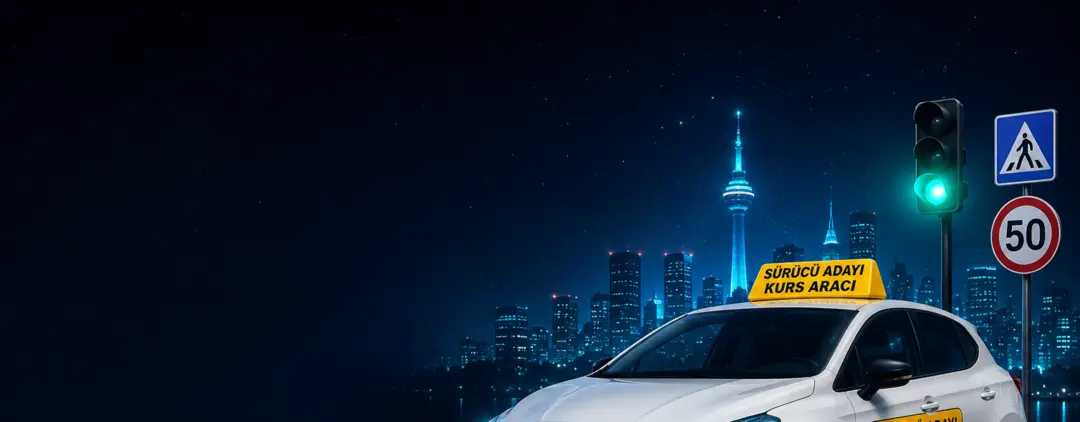
#> input picture apps/mobile/assets/img/auth_hero.webp, 1080 x 422 px
$ python -i validate_play_assets.py   (imports and definitions only)
#> lines starting #> are read from the running program, lines starting #| are printed output that depends on the picture
#!/usr/bin/env python3
"""Google Play mağaza varlıklarını bağımsız olarak doğrula.

Bu betik, varlıkları ÜRETEN boru hattından bağımsızdır: her dosyayı yeniden açar ve Play'in
yayımlanmış kurallarını sıfırdan doğrular. Böylece sonradan elle değiştirilmiş bir dosyayı da
yakalar. Kendi çıktısını doğrulayan bir araç yalnız kendisiyle tutarlı olduğunu kanıtlar.

Neden bu betik var
------------------
FormAI'nin Play hazırlığında 18 ekran görüntüsünün 18'i alfa kanalı taşıyordu ve iki dosya bayt
bayt aynıydı. Hiçbiri gözle görülmez. Görünmeyen kusurlar betik ister.

Kullanım
--------
    python3 scripts/aso/validate_play_assets.py [--dir DIZIN] [--json] [--stage raw|final]

    --stage raw    (varsayılan)  Ham GPT plakaları: metinsiz ve boş ekranlı olmalı; 1080x1920
                                 zorunluluğu ARANMAZ (normalleştirme henüz yapılmadı).
    --stage final                Yüklemeye hazır set: Play'in tüm sert kuralları uygulanır.

Çıkış kodu 0 = tüm denetimler geçti, 1 = en az bir denetim kaldı.
"""

from __future__ import annotations

import argparse
import hashlib
import difflib
import json
import re
import sys
from dataclasses import dataclass, asdict
from pathlib import Path

try:
    from PIL import Image
except ImportError:  # pragma: no cover
    sys.exit("Pillow gerekli:  pip install pillow")

MB = 1024 * 1024

# Play'in yayımlanmış sınırları (2026-08 itibarıyla; Console dokümanına karşı doğrulanmalı).
PHONE_MIN_SIDE, PHONE_MAX_SIDE = 320, 3840
PHONE_MAX_BYTES = 8 * MB
ICON_SIDE, ICON_MAX_BYTES = 512, 1 * MB
FEATURE_W, FEATURE_H, FEATURE_MAX_BYTES = 1024, 500, 15 * MB
TARGET_W, TARGET_H = 1080, 1920
# Play ekran görüntülerini KIRPMAZ; bu yüzden "güvenli kenar" bir Play kuralı DEĞİL, tasarım
# tercihidir. Sert denetim yalnız gerçekten kenara DEĞEN içeriği yakalar (16 px); tasarım
# ızgarasının hedefi olan 56 px ise ölçülüp RAPORLANIR, denetim olarak dayatılmaz.
# Gerekçe: ölçüm, sekiz plakanın içeriği 21–56 px arasında bıraktığını gösterdi. Eşiği 56'da
# tutmak sekiz varlığı da "kaldı" yapardı ve bu, kusuru değil şartnameyle plakalar arasındaki
# farkı gizleyen bir alarm olurdu.
SAFE_MARGIN_HARD = 16
SAFE_MARGIN_DESIGN = 56


@dataclass
class Check:
    scope: str
    rule: str
    ok: bool
    detail: str = ""


class Validator:
    def __init__(self) -> None:
        self._ocr_cache: dict[Path, str] = {}
        self.checks: list[Check] = []

    def check(self, scope: str, rule: str, ok: bool, detail: str = "") -> bool:
        self.checks.append(Check(scope, rule, bool(ok), detail))
        return bool(ok)

    # ── temel özellikler ────────────────────────────────────────────────────
    @staticmethod
    def has_alpha(im: Image.Image) -> bool:
        return im.mode in ("RGBA", "LA", "PA") or "transparency" in im.info

    # [121 lines left out: functions ancillary_chunks, edge_is_uniform, content_inset, ink_in_margin, _norm, not called in this run]

    def ocr_text(self, p: Path) -> str:
        """Görselden okunan tüm metin. tesseract yoksa boş döner (denetim atlanır, KALMAZ)."""
        if p in self._ocr_cache:
            return self._ocr_cache[p]
        try:
            import pytesseract

            from PIL import ImageOps

            # Açık metin/koyu zemin: ters çevirmek tesseract için daha tanıdık bir düzen.
            g = ImageOps.invert(Image.open(p).convert("L"))
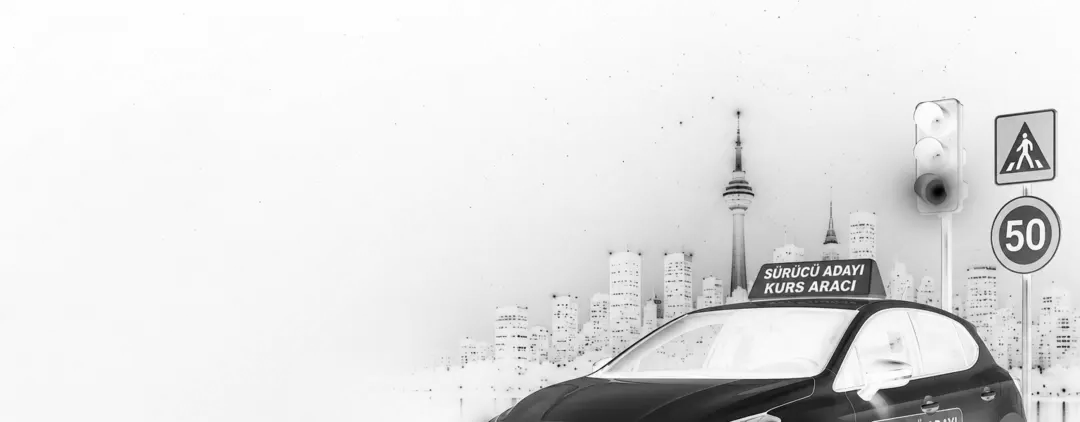
#> g: PIL image 1080x422 L; min 0, max 255, mean 226.4
            txt = pytesseract.image_to_string(g, config="--psm 6 -l tur")

            # BAŞLIK için ikinci geçiş. Tek geçişte en büyük punto satırı bazen kaçıyordu:
            # 07'de gövdenin tamamı okunurken "HER SORU" satırı "un . ." olarak çıktı — varlıkta
            # kusur yok, ölçüm yetersizdi. Başlık bandını 2× büyütüp `--psm 4` (tek sütun, değişken
            # satır yüksekliği) ile okumak o satırı da getiriyor. Eşiği gevşetmek yerine ÖLÇÜMÜ
            # düzeltmek doğrusu: gevşetilmiş bir eşik, gerçek bir eksik metni de geçirirdi.
            w, h = g.size
            head = g.crop((0, 0, w, int(h * 0.28))).resize((w * 2, int(h * 0.28) * 2), Image.LANCZOS)
            txt += "\n" + pytesseract.image_to_string(head, config="--psm 4 -l tur")
        except Exception:  # noqa: BLE001 — tesseract yoksa denetim sessizce atlanır
            txt = ""
        self._ocr_cache[p] = txt
        return txt

    # [178 lines left out: functions _match, check_overlay_text, validate_phone, validate_icon, validate_feature, validate_set and 1 more, not called in this run]


# [2 lines not run here, left out]

>>> result = Validator().ocr_text('../../apps/mobile/assets/img/auth_hero.webp')
